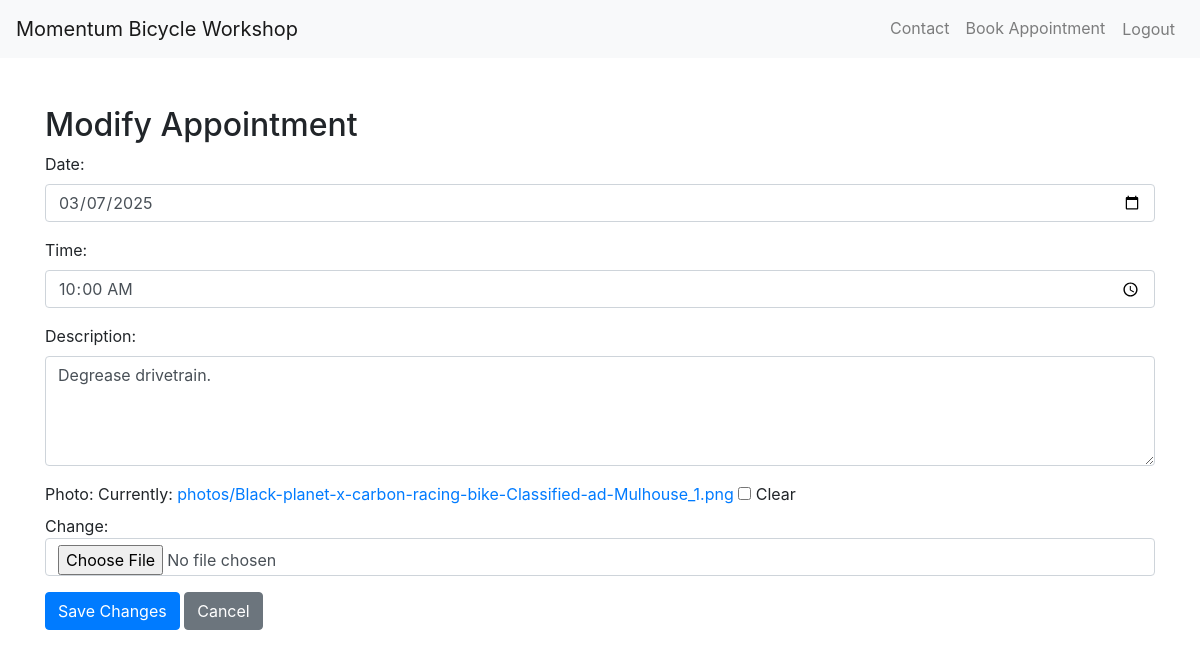
The app's page /appointment/modify/52/ (signed in) with its own data.
### myapp/models.py (models this page shows, shortened)
class Appointment(models.Model):
    user = models.ForeignKey(
        User, on_delete=models.CASCADE
    )  # Associate the appointment with a user
    date = models.DateField()
    time = models.TimeField()
    description = models.TextField(blank=True)  # Allowing blank descriptions
    photo = models.ImageField(upload_to="photos/", blank=True, null=True)
    completed = models.BooleanField(default=False)
    notified = models.BooleanField(default=False)
    class Meta:
        unique_together = (
            "user",
            "date",
        )

### myapp/views.py (the view)
@login_required
def modify_appointment(request, appointment_id):
    appointment = get_object_or_404(Appointment, id=appointment_id, user=request.user)
    if request.method == "POST":
        form = AppointmentForm(request.POST, request.FILES, instance=appointment)
        if form.is_valid():
            form.save()
            messages.success(request, "Your appointment has been updated successfully.")
            return redirect("appointment_list")
    else:
        form = AppointmentForm(instance=appointment)
    return render(
        request,
        "myapp/modify_appointment.html",
        {"form": form, "appointment": appointment},
    )

### myapp/forms.py
class AppointmentForm(forms.ModelForm):
    photo = forms.ImageField(required=False)
    class Meta:
        model = Appointment
        fields = [
            "date",
            "time",
            "description",
            "photo",
        ]  # Include 'photo' in the fields list
        widgets = {
            "date": forms.DateInput(attrs={"type": "date", "class": "form-control"}),
            "time": forms.TimeInput(attrs={"type": "time", "class": "form-control"}),
            "description": forms.Textarea(attrs={"rows": 4, "class": "form-control"}),
        }
    def __init__(self, *args, **kwargs):
        super(AppointmentForm, self).__init__(*args, **kwargs)
        self.fields["date"].widget.attrs.update({"class": "form-control"})
        self.fields["time"].widget.attrs.update({"class": "form-control"})
        self.fields["description"].widget.attrs.update({"class": "form-control"})
        self.fields["photo"].widget.attrs.update(
            {"class": "form-control"}
        )  # Style the photo field as well

### myapp/templates/myapp/modify_appointment.html (shortened to what this page needs)
<!doctype html>
<html lang="en">
  <head>
    <link
      rel="stylesheet"
      href="https://maxcdn.bootstrapcdn.com/bootstrap/4.5.2/css/bootstrap.min.css"
    />
  </head>
  <body>
    {% include 'myapp/navbar.html' %}
    <div class="container mt-5">
      <h2>Modify Appointment</h2>
      <form method="post" enctype="multipart/form-data">
        <div class="form-group">{{ form.as_p }}</div>
        <button type="submit" class="btn btn-primary">Save Changes</button>
        <a href="{% url 'appointment_list' %}" class="btn btn-secondary"
          >Cancel</a
        >
      </form>
    </div>
  </body>
</html>

### records on screen
Appointment: date "03/07/2025", time "10:00:00", description "Degrease drivetrain."
